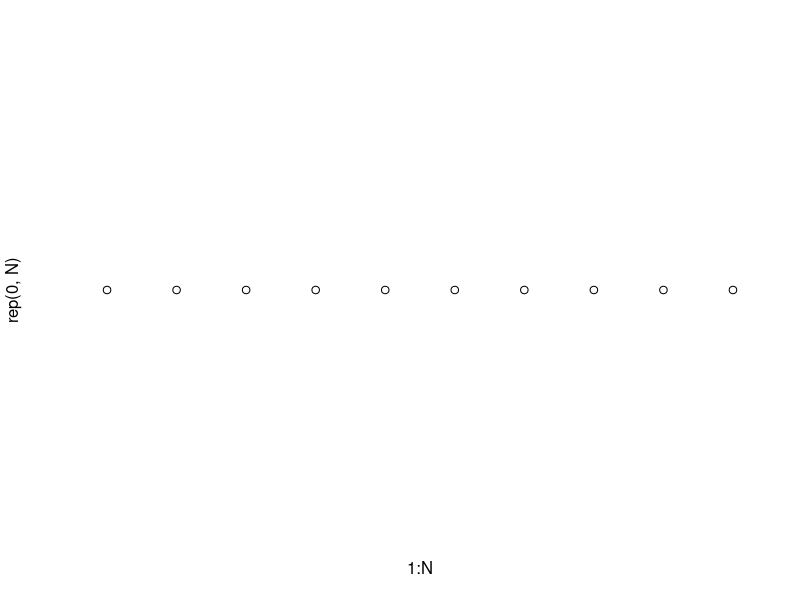
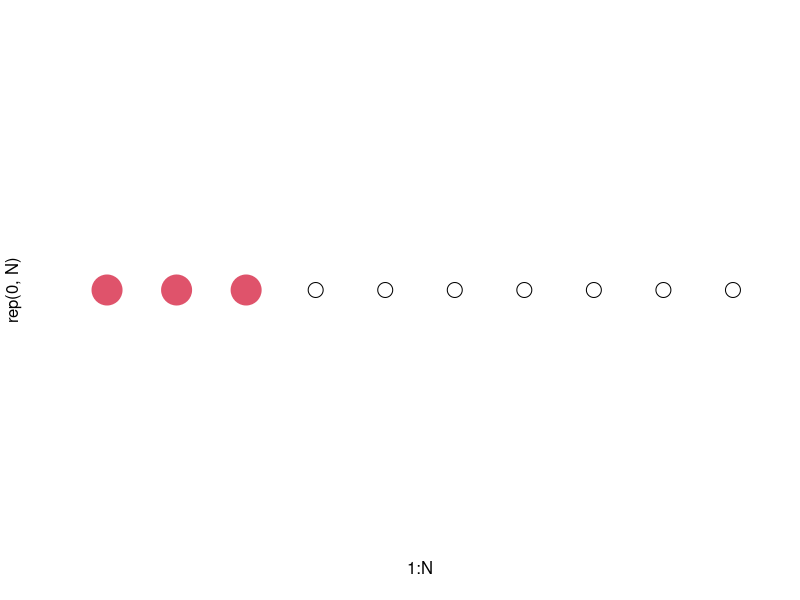
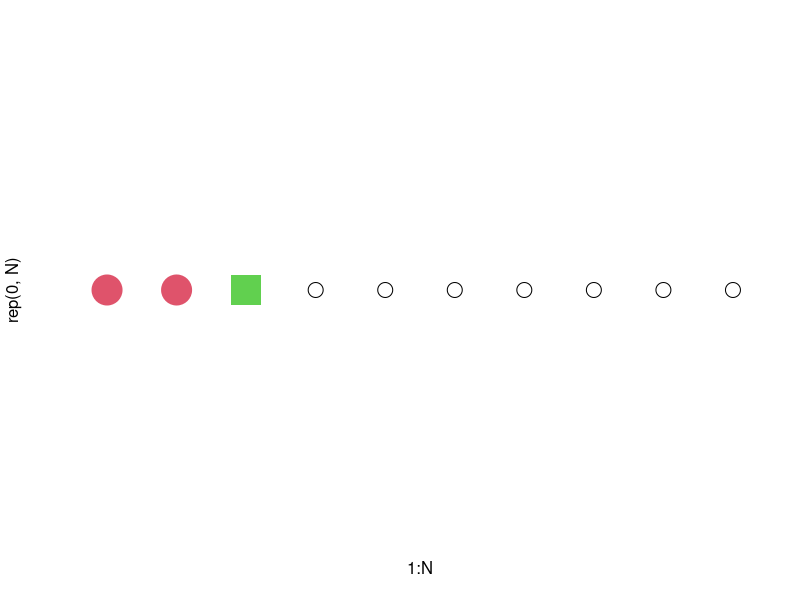
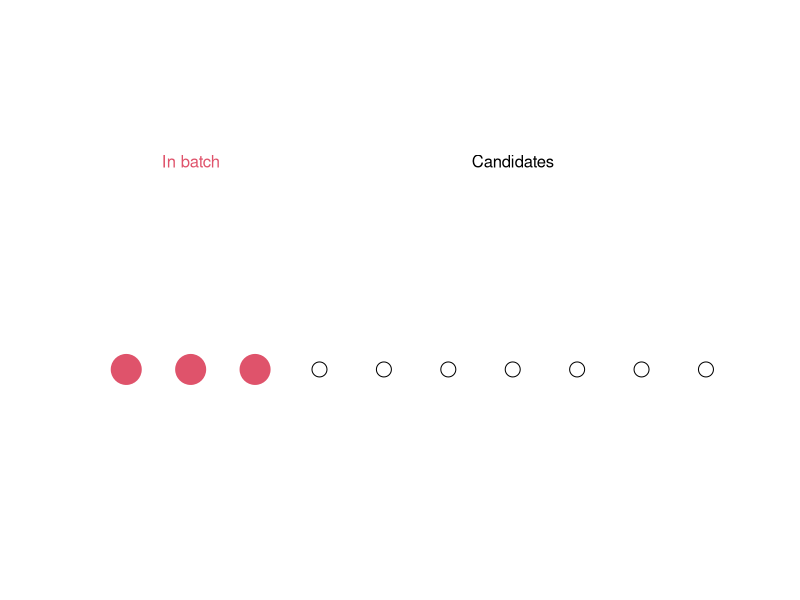
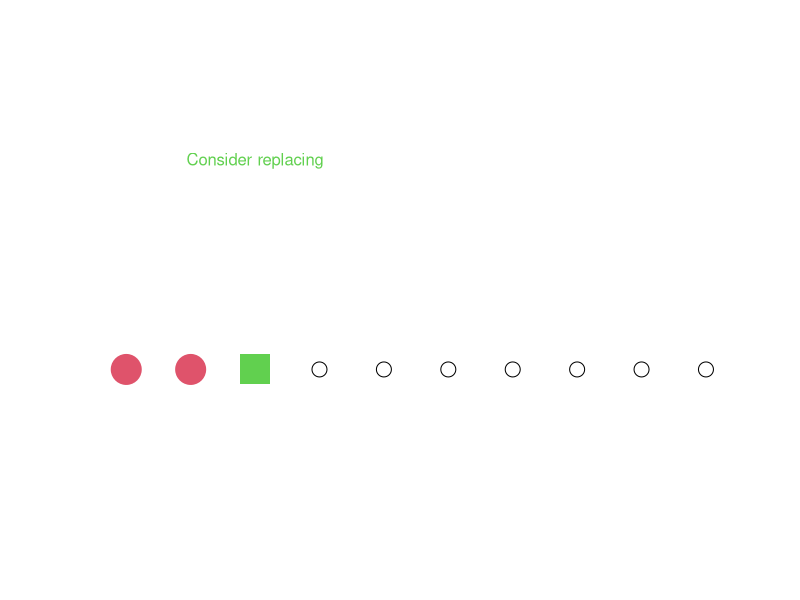
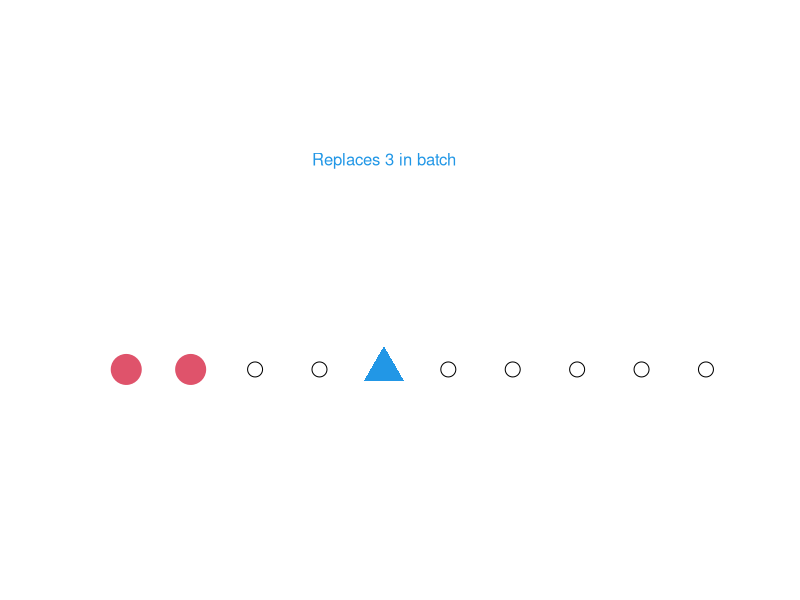
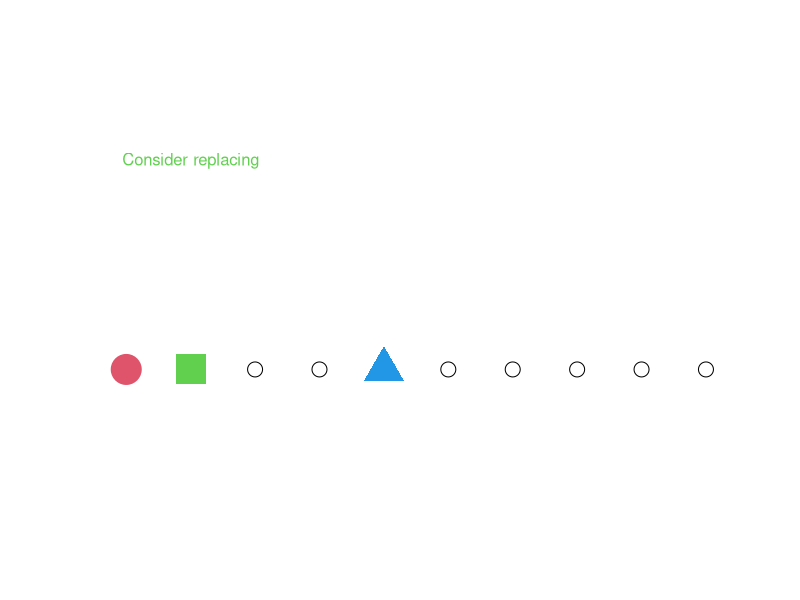
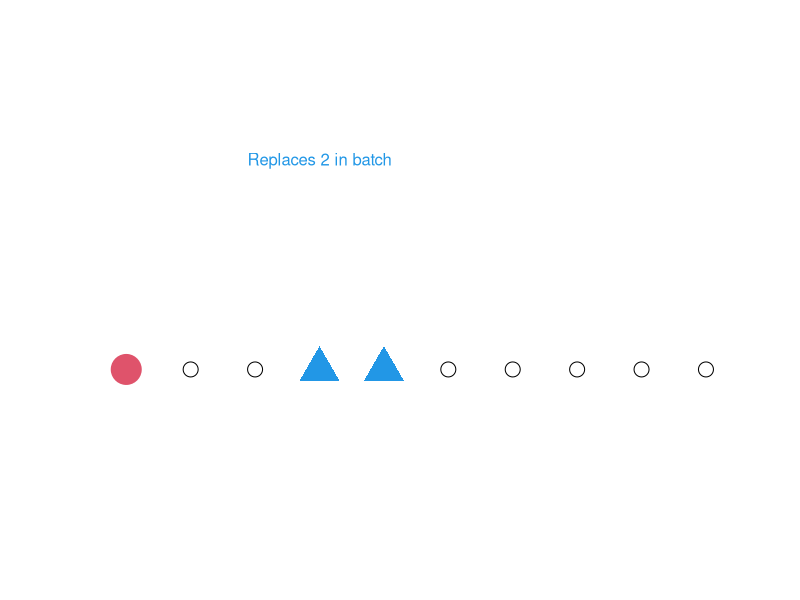

Recreate these plots in R, in order.
# This shows the concept of how we pick a batch of points out of all candidates
#  using our heuristic.
# The dots are shown in 1D, it is not the input space.
# This was used to make my WSC18 presentation.

N <- 10
n <- 3
plot(1:N, rep(0,N), axes=F)
s <- (1:N) %in% c(1:3)
plot(1:N, rep(0,N), axes=F, col=1+s, pch=ifelse(s, 19, 1), cex=ifelse(s, 4,2))
plot(1:N, rep(0,N), axes=F, col=1+s+((1:10)==3), pch=ifelse(s, ifelse((1:10)==3,15,19), 1), cex=ifelse(s, 4,2))

# cl is class, 1 is unselected, 2 is current selection, 3 is curr sel under consideration, 4 is determined
cl <- c(2,2,2,rep(1,7))
colmap <- c(1, 2, 3, 4)
pchmap <- c(1, 19, 15, 17)
cexmap <- c(2, 4, 4, 4)
plf <- function(x, savename, saveid, filetype='png', runhere={}) {
  if (!missing(savename)) {
    if (filetype=="eps") {
      setEPS()
      postscript(paste0(savename,saveid,".eps"))
    } else {
      png(paste0(savename, saveid, '.png'), width=800, height=200)
    }
  }
  par(mar=c(0,0,0,0))
  plot(1:N, rep(0,N), axes=F, col=colmap[x], pch=pchmap[x], cex=cexmap[x], xlab='', ylab='',
       xlim=c(-.5,11), ylim=c(-.3,.5))
  runhere
  if (!missing(savename)) {dev.off()}
}
par(mar=c(0,0,0,0))
ty <- .3
plf(c(2,2,2,1,1,1,1,1,1,1)); text(x=2, y=ty, labels="In batch", col=2); text(x=7,y=ty, labels="Candidates", col=1)
plf(c(2,2,3,1,1,1,1,1,1,1)); text(x=3, y=ty, labels="Consider replacing", col=3)
plf(c(2,2,1,1,4,1,1,1,1,1)); text(x=5, y=ty, labels="Replaces 3 in batch", col=4)
plf(c(2,3,1,1,4,1,1,1,1,1)); text(x=2, y=ty, labels="Consider replacing", col=3)
plf(c(2,1,1,4,4,1,1,1,1,1)); text(x=4, y=ty, labels="Replaces 2 in batch", col=4)
plf(c(3,1,1,4,4,1,1,1,1,1)); text(x=1, y=ty, labels="Consider replacing", col=3)
plf(c(4,1,1,4,4,1,1,1,1,1)); text(x=1, y=ty, labels="Stays in batch", col=4)


tcex <- 2
plf(c(2,2,2,1,1,1,1,1,1,1), savename="BatchHeuristic", saveid=1, runhere= {text(x=2, y=ty, labels="In batch", col=2, cex=tcex); text(x=7,y=ty, labels="Candidates", col=1, cex=tcex)})
plf(c(2,2,3,1,1,1,1,1,1,1), savename="BatchHeuristic", saveid=2, runhere= {text(x=3, y=ty, labels="Consider replacing", col=3, cex=tcex)})
plf(c(2,2,1,1,4,1,1,1,1,1), savename="BatchHeuristic", saveid=3, runhere= {text(x=5, y=ty, labels="Replaces 3 in batch", col=4, cex=tcex)})
plf(c(2,3,1,1,4,1,1,1,1,1), savename="BatchHeuristic", saveid=4, runhere= {text(x=2, y=ty, labels="Consider replacing", col=3, cex=tcex)})
plf(c(2,1,1,4,4,1,1,1,1,1), savename="BatchHeuristic", saveid=5, runhere= {text(x=4, y=ty, labels="Replaces 2 in batch", col=4, cex=tcex)})
plf(c(3,1,1,4,4,1,1,1,1,1), savename="BatchHeuristic", saveid=6, runhere= {text(x=1, y=ty, labels="Consider replacing", col=3, cex=tcex)})
plf(c(4,1,1,4,4,1,1,1,1,1), savename="BatchHeuristic", saveid=7, runhere= {text(x=1, y=ty, labels="Stays in batch", col=4, cex=tcex)})

